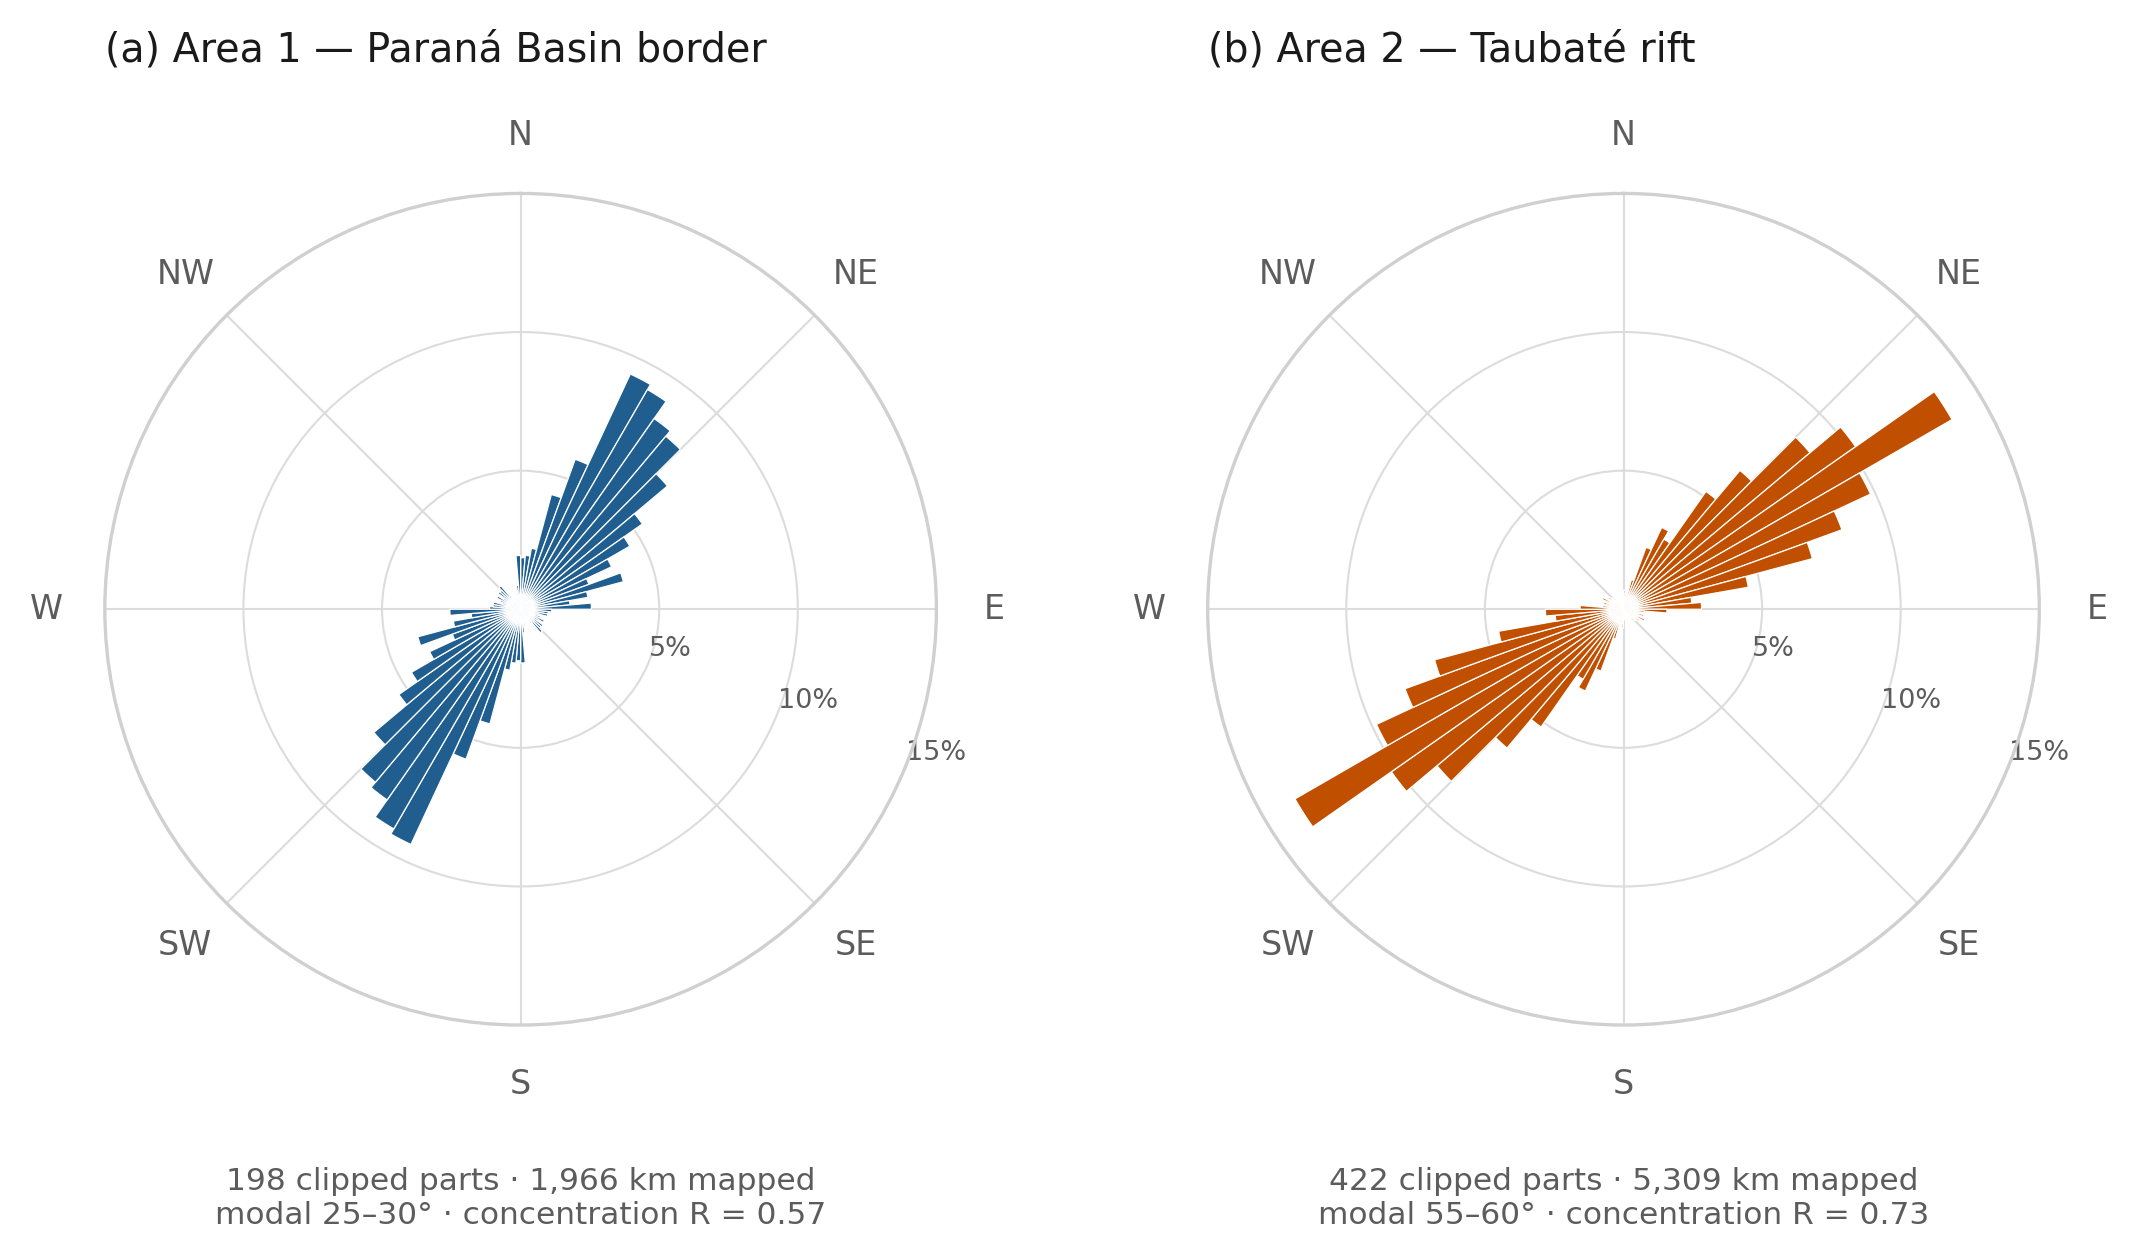

Write Python code to recreate this figure.
#!/usr/bin/env python
# -*- coding: utf-8 -*-
"""Figura 2 do manuscrito — rosetas de azimutes estruturais do SGB,
recortadas por AOI, ponderadas por comprimento.

(a) Area 1 — borda da Bacia do Parana
(b) Area 2 — rifte de Taubate

ESTIMADOR. O azimute e calculado POR SEGMENTO (par de vertices
consecutivos), ponderado pelo comprimento do segmento. O fig_export.py
original usava os EXTREMOS de cada feicao recortada, o que trata uma
falha sinuosa como um traco reto e credita todo o comprimento dela a um
unico rumo. Na Area 1 os dois estimadores discordam: extremos dao modo
em 35-40 graus, segmentos em 25-30. Na Area 2 coincidem (55-60). O
script imprime os dois, para que a troca seja audivel e nao silenciosa.

O eixo radial e PERCENTUAL do comprimento mapeado da propria area, nao
quilometragem: as duas areas tem comprimentos totais muito diferentes
(cerca de 2.000 km contra 5.300 km) e o que a figura compara e a FORMA
da distribuicao. Os totais vao impressos em cada painel.

Uso:
    python fig2_roses.py --raw1 <dir> --raw2 <dir> [--saida .]

Saida: fig2_roses.pdf e .png, mais reports/area*/azimutes_estruturais.csv
"""
import argparse
import os

import geopandas as gpd
import matplotlib.pyplot as plt
import numpy as np
import pandas as pd
from shapely.geometry import box

from figstyle import AREA1, AREA2, LARGURA_2COL, TINTA2, estilo, grava

CRS_GEO = "EPSG:4674"      # SIRGAS 2000, o dos dados do SGB
CRS_METRICO = 31983        # SIRGAS 2000 / UTM 23S — comprimentos em m
N_BINS = 36                # 10 graus por classe, sobre 180

AREAS = {
    "area1": {"rotulo": "(a) Area 1 — Paraná Basin border",
              "cor": AREA1,
              "bbox": (-47.35, -23.25, -46.15, -22.05),
              "fontes": ["geol_linha_dobra.shp", "geol_linha_falha.shp",
                         "geol_linha_fratura.shp"]},
    "area2": {"rotulo": "(b) Area 2 — Taubaté rift",
              "cor": AREA2,
              "bbox": (-46.10, -23.35, -44.90, -22.15),
              "fontes": ["geol_linha_dobra.shp", "geol_linha_falha.shp",
                         "geol_linha_fratura.shp",
                         "estruturas_gis_brasil_2004.shp"]},
}


def carrega(diretorios, fontes, bb):
    """Le as fontes que existirem, recorta pela AOI e explode em partes."""
    partes, usadas = [], []
    for nome in fontes:
        caminho = None
        for d in diretorios:
            tentativa = os.path.join(d, nome)
            if os.path.exists(tentativa):
                caminho = tentativa
                break
        if caminho is None:
            continue
        g = gpd.read_file(caminho, bbox=bb)
        if len(g) == 0:
            continue
        if g.crs is None:
            g = g.set_crs(CRS_GEO)
        partes.append(g.to_crs(CRS_GEO)[["geometry"]])
        usadas.append(nome)
    if not partes:
        raise SystemExit("Nenhuma fonte estrutural encontrada em %s"
                         % ", ".join(diretorios))
    lin = gpd.GeoDataFrame(pd.concat(partes, ignore_index=True), crs=CRS_GEO)
    lin = lin[lin.geometry.type.isin(["LineString", "MultiLineString"])]
    lin = lin.explode(index_parts=False).reset_index(drop=True)
    lin = gpd.clip(lin, gpd.GeoDataFrame(geometry=[box(*bb)], crs=CRS_GEO))
    lin = lin[~lin.geometry.is_empty & lin.geometry.notna()]
    lin = lin.explode(index_parts=False).reset_index(drop=True)
    return lin[lin.geometry.type == "LineString"].to_crs(CRS_METRICO), usadas


def azimutes(metrico):
    """Devolve (az_seg, w_seg, az_ext, w_ext) em graus 0-180 e metros."""
    az_s, w_s, az_e, w_e = [], [], [], []
    for geo in metrico.geometry:
        c = np.asarray(geo.coords)[:, :2]
        if len(c) < 2:
            continue
        dx, dy = c[-1, 0] - c[0, 0], c[-1, 1] - c[0, 1]
        az_e.append(np.degrees(np.arctan2(dx, dy)) % 180)
        w_e.append(geo.length)
        d = np.diff(c, axis=0)
        L = np.hypot(d[:, 0], d[:, 1])
        ok = L > 0
        az_s.extend((np.degrees(np.arctan2(d[ok, 0], d[ok, 1])) % 180))
        w_s.extend(L[ok])
    return (np.array(az_s), np.array(w_s),
            np.array(az_e), np.array(w_e))


def concentracao(az, w):
    """Comprimento resultante medio de dados AXIAIS (angulo dobrado).

    0 = sem direcao preferencial, 1 = todo o comprimento em um rumo so.
    """
    t = np.radians(2 * az)
    r = np.hypot((w * np.cos(t)).sum(), (w * np.sin(t)).sum()) / w.sum()
    return r


def painel(ax, az, w, cor, rotulo, rmax):
    h, b = np.histogram(az, bins=N_BINS, range=(0, 180), weights=w)
    pct = 100.0 * h / w.sum()
    largura = np.radians(180.0 / N_BINS)
    centros = np.radians(0.5 * (b[:-1] + b[1:]))
    # eixo bidirecional: a roseta de dado axial e simetrica por construcao
    ax.bar(np.concatenate([centros, centros + np.pi]),
           np.concatenate([pct, pct]), width=largura, color=cor,
           edgecolor="white", linewidth=0.3, zorder=3)
    ax.set_theta_zero_location("N")
    ax.set_theta_direction(-1)
    ax.set_thetagrids(range(0, 360, 45),
                      ["N", "NE", "E", "SE", "S", "SW", "W", "NW"])
    ax.set_ylim(0, rmax)
    anel = np.linspace(0, rmax, 4)[1:]
    ax.set_yticks(anel)
    ax.set_yticklabels(["%.0f%%" % v for v in anel], fontsize=6.5,
                       color=TINTA2)
    ax.set_rlabel_position(112)
    ax.grid(color="#dcdcdc", linewidth=0.5)
    ax.set_title(rotulo, loc="left", pad=14)
    ax.spines["polar"].set_color("#d0d0d0")
    ax.spines["polar"].set_linewidth(0.8)
    return pct.max()


def main():
    p = argparse.ArgumentParser()
    p.add_argument("--raw1", required=True, help="dir dos shapefiles da area 1")
    p.add_argument("--raw2", required=True, help="dir extra da area 2")
    p.add_argument("--saida", default=".")
    p.add_argument("--reports", default=None,
                   help="se dado, grava azimutes_estruturais.csv por area")
    a = p.parse_args()

    dados = {}
    for chave, cfg in AREAS.items():
        metrico, usadas = carrega([a.raw1, a.raw2], cfg["fontes"],
                                  cfg["bbox"])
        az_s, w_s, az_e, w_e = azimutes(metrico)
        h, b = np.histogram(az_s, bins=N_BINS, range=(0, 180), weights=w_s)
        he, _ = np.histogram(az_e, bins=N_BINS, range=(0, 180), weights=w_e)
        i, ie = h.argmax(), he.argmax()
        dados[chave] = {"az": az_s, "w": w_s, "n_partes": len(az_e),
                        "n_seg": len(az_s), "km": w_s.sum() / 1000.0,
                        "modo": (b[i], b[i + 1]), "r": concentracao(az_s, w_s),
                        "fontes": usadas}
        print("%s: %d partes / %d segmentos | %.0f km | modo por segmento "
              "%.0f-%.0f° (por extremos %.0f-%.0f°) | concentracao R=%.3f"
              % (chave, len(az_e), len(az_s), w_s.sum() / 1000.0,
                 b[i], b[i + 1], b[ie], b[ie + 1],
                 concentracao(az_s, w_s)))
        if a.reports:
            d = os.path.join(a.reports, chave)
            os.makedirs(d, exist_ok=True)
            pd.DataFrame({"azimute_graus": np.round(az_s, 3),
                          "comprimento_m": np.round(w_s, 2)}).to_csv(
                os.path.join(d, "azimutes_estruturais.csv"), index=False)

    estilo()
    fig, eixos = plt.subplots(1, 2, figsize=(LARGURA_2COL, 3.9),
                              subplot_kw={"projection": "polar"})
    # limite radial comum: o eixo e percentual do comprimento da propria
    # area, entao as duas rosetas ficam diretamente comparaveis em forma
    rmax = 0
    for chave in AREAS:
        d = dados[chave]
        h, _ = np.histogram(d["az"], bins=N_BINS, range=(0, 180),
                            weights=d["w"])
        rmax = max(rmax, 100.0 * h.max() / d["w"].sum())
    rmax = np.ceil(rmax / 2.0) * 2.0 + 1.0

    for ax, chave in zip(eixos, AREAS):
        d, cfg = dados[chave], AREAS[chave]
        painel(ax, d["az"], d["w"], cfg["cor"], cfg["rotulo"], rmax)
        ax.text(0.5, -0.17,
                "%d clipped parts · %s km mapped\nmodal %.0f–%.0f° · "
                "concentration R = %.2f"
                % (d["n_partes"], format(int(round(d["km"])), ","),
                   d["modo"][0], d["modo"][1], d["r"]),
                transform=ax.transAxes, ha="center", va="top",
                fontsize=7.5, color=TINTA2)

    fig.subplots_adjust(wspace=0.35)
    fig.tight_layout(rect=(0, 0.06, 1, 1))
    grava(fig, a.saida, "fig2_roses")


if __name__ == "__main__":
    main()
